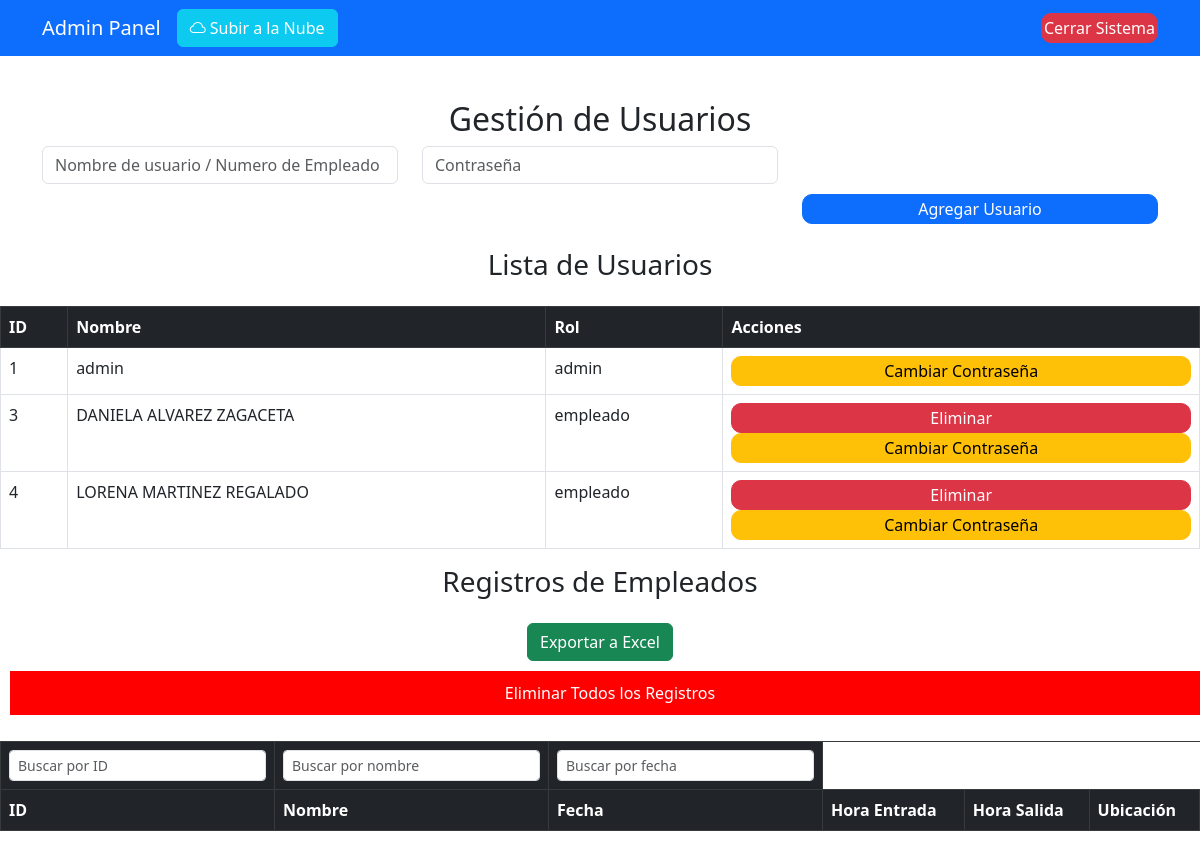
The page /admin (signed in) on the database as committed earlier.
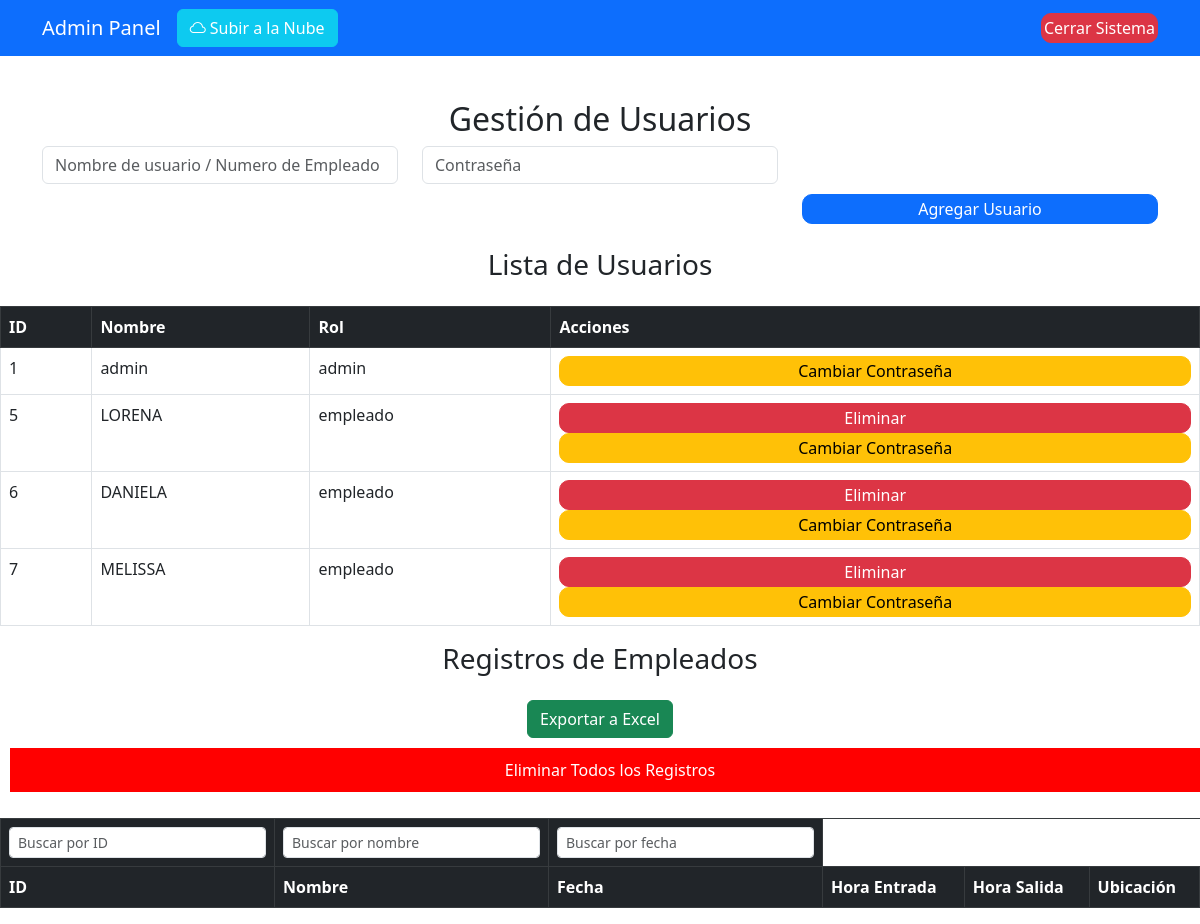
The same page on the database as committed later.
### tables this page shows
CREATE TABLE users (
                      id INTEGER PRIMARY KEY AUTOINCREMENT,
                      name TEXT NOT NULL UNIQUE,
                      password TEXT NOT NULL,
                      role TEXT NOT NULL);

### app.py (the view)
@app.route('/admin')
def admin():
    if 'role' not in session or session['role'] != 'admin':
        flash("Acceso denegado", "danger")
        return redirect(url_for('index'))
    conn = get_db_connection()
    cursor = conn.cursor()
    conn.row_factory = sqlite3.Row
    cursor.execute("SELECT * FROM users")
    users = cursor.fetchall()
    cursor.execute("SELECT * FROM registros")
    cursor.execute('''
        SELECT registros.id,users.id AS user_id, users.name AS user_name, registros.fecha, registros.hora_entrada, registros.hora_salida, registros.ubicacion, registros.foto
        FROM registros
        JOIN users ON registros.user_id = users.id
    ''')
    registros = cursor.fetchall()
    conn.close()
    return render_template('admin.html', users=users, registros=registros)

### app.py (called while the page is built)
def get_db_connection():
    conn = sqlite3.connect('database.db')  # Conexión a SQLite
    conn.row_factory = sqlite3.Row  # Esto convierte las filas en diccionarios
    return conn

### templates/admin.html (shortened to what the changed rows need)
<!DOCTYPE html>
<html lang="es">
<head>
    <link href="https://cdn.jsdelivr.net/npm/bootstrap@5.3.0/dist/css/bootstrap.min.css" rel="stylesheet">
    <link rel="stylesheet" href="{{ url_for('static', filename='css/styles.css') }}">
</head>
<body>
    <div class="container padding-navbar">
        <h2 class="text-center">Gestión de Usuarios</h2>
    </div>
        <div class="table-responsive">
            <table class="table table-hover table-bordered mt-3">
                <thead class="table-dark">
                    <tr>
                        <th>ID</th>
                        <th>Nombre</th>
                        <th>Rol</th>
                        <th>Acciones</th>
                    </tr>
                </thead>
                <tbody>
                    {% for user in users %}
                    <tr>
                        <td>{{ user['id'] }}</td>
                        <td>{{ user['name'] }}</td>
                        <td>{{ user['role'] }}</td>
                        <td>
                            {% if user['role'] != 'admin' %}
                            <form action="{{ url_for('eliminar_usuario', user_id=user[0]) }}" method="POST" style="display: inline;" class="form-eliminar-usuario">
                                <button type="submit" class="btn btn-danger btn-sm">Eliminar</button>
                            </form>
                            {% endif %}
                            <button class="btn btn-warning btn-sm" data-bs-toggle="modal" data-bs-target="#cambiarContraseñaModal{{ user.id }}">Cambiar Contraseña</button>
                        </td>
                    </tr>
                    {% endfor %}
                </tbody>
            </table>
        </div>
        <div class="table-responsive">
            <table class="table table-hover table-bordered mt-3">
                <thead class="table-dark">
                    <tr>
                        <th><input type="text" id="searchId" class="form-control form-control-sm" placeholder="Buscar por ID" onkeyup="searchTable()"></th>
                        <th><input type="text" id="searchName" class="form-control form-control-sm" placeholder="Buscar por nombre" onkeyup="searchTable()"></th>
                        <th><input type="text" id="searchDate" class="form-control form-control-sm" placeholder="Buscar por fecha" onkeyup="searchTable()"></th>
                    </tr>
                    <div class="text-center mt-3">
                        <a href="{{ url_for('export_csv') }}" class="btn btn-success">Exportar a Excel</a>
                    </div>
                    <tr>
                        <th>ID</th>
                        <th>Nombre</th>
                        <th>Fecha</th>
                        <th>Hora Entrada</th>
                        <th>Hora Salida</th>
                        <th>Ubicación</th>
                    </tr>
                </thead>
            </table>
        </div>
<link href="https://cdn.jsdelivr.net/npm/bootstrap@5.3.3/dist/css/bootstrap.min.css" rel="stylesheet">
<link href="https://cdn.jsdelivr.net/npm/bootstrap-icons@1.10.5/font/bootstrap-icons.css" rel="stylesheet">
<link href="https://cdn.jsdelivr.net/npm/bootstrap@5.3.0-alpha1/dist/css/bootstrap.min.css" rel="stylesheet">
<link href="https://cdn.jsdelivr.net/npm/bootstrap-icons/font/bootstrap-icons.css" rel="stylesheet">
</body>
</html>

Rows that differ between the two databases and show on the page:
removed users: id "3", name "DANIELA ALVAREZ ZAGACETA", role "empleado"
removed users: id "4", name "LORENA MARTINEZ REGALADO", role "empleado"
added users: id "5", name "LORENA", role "empleado"
added users: id "6", name "DANIELA", role "empleado"
added users: id "7", name "MELISSA", role "empleado"
